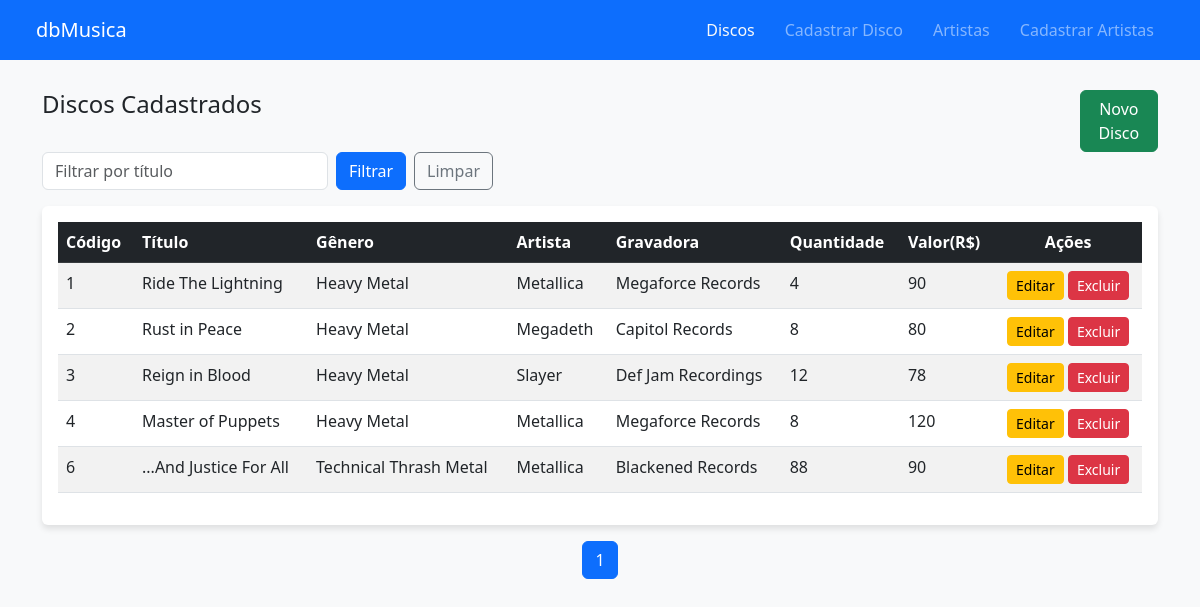
The page / on the database its author committed.
### tables this page shows
CREATE TABLE IF NOT EXISTS `tbdisco` (
  `CodDisco` int NOT NULL AUTO_INCREMENT,
  `Titulo` varchar(100) DEFAULT NULL,
  `Genero` varchar(30) DEFAULT NULL,
  `CodArt` int NOT NULL,
  `Gravadora` varchar(50) DEFAULT NULL,
  `Quantidade` int DEFAULT NULL,
  `Valor` float DEFAULT NULL,
  `IsDeleted` tinyint(1) DEFAULT NULL,
  PRIMARY KEY (`CodDisco`,`CodArt`)
);

CREATE TABLE IF NOT EXISTS `tbartista` (
  `CodArt` int NOT NULL AUTO_INCREMENT,
  `Nome` varchar(100) DEFAULT NULL,
  `IsDeleted` tinyint(1) DEFAULT NULL,
  PRIMARY KEY (`CodArt`)
);

### index.php (the view, shortened to what this page needs)
<?php
    $servidor = "localhost";
    $usuario = "root";
    $senha = "";
    $conexao = mysqli_connect($servidor, $usuario, $senha, 'dbmusica');
    $registrosPorPagina = 10;
    $paginaAtual = isset($_GET['pagina'])? (int)$_GET['pagina'] : 1;
    $offset = ($paginaAtual - 1) * $registrosPorPagina;
    $sqlTotal = "SELECT COUNT(*) as Total FROM tbdisco WHERE IsDeleted = 0";
    $resultadoTotal = mysqli_query($conexao, $sqlTotal);
    $totalRegistros = mysqli_fetch_assoc($resultadoTotal)['Total'];
    $totalPaginas = ceil($totalRegistros / $registrosPorPagina);
?>
<!DOCTYPE html>
<html lang="pt-br">
<head>
    <link href="https://cdn.jsdelivr.net/npm/bootstrap@5.3.0/dist/css/bootstrap.min.css" rel="stylesheet">
    <link rel="stylesheet" href="https://cdn.jsdelivr.net/npm/bootstrap-icons@1.11.3/font/bootstrap-icons.min.css">
</head>
<body>
    <nav class = "navbar navbar-expand-lg navbar-dark bg-primary px-3">
            <span class = "navbar-brand mb-0 h1" style = "margin-left:20px"> dbMusica</span>
            <div class="ms-auto d-flex">
                <a class = "nav-link text-light active" href="#">Discos</a>
                <a class = "nav-link text-white-50" href="cad-disco.php">Cadastrar Disco</a>
                <a class = "nav-link text-white-50" href="artistas.php">Artistas</a>
                <a class = "nav-link text-white-50" href="cad-artista.php">Cadastrar Artistas</a>
            </div>
    </nav>
    <div class="container main-container">
        <div class = "row g-3">
            <div class = "col-md-11">
                <h4>Discos Cadastrados</h4>
            </div>
            <div class = "col-md-1">
                <a href="cad-disco.php" class="btn btn-success w-100">Novo Disco</a>
            </div>
        </div>
        <form method="GET" class="row">
                <div class="col-md-5 d-flex gap-2">
                    <input type="text"
                        name="busca"
                        class="form-control"
                        placeholder="Filtrar por título"
                        value="<?php echo isset($_GET['busca']) ? $_GET['busca'] : '' ?>">
                    <button class="btn btn-primary">Filtrar</button>
                    <a href="index.php" class="btn btn-outline-secondary">Limpar</a>
                </div>
        </form>
<?php
        $comando = "SELECT
                    d.CodDisco,
                    d.Titulo,
                    d.Genero,
                    a.Nome,
                    d.Gravadora,
                    d.Quantidade,
                    d.Valor,
                    d.CodArt
                FROM tbdisco d
                LEFT JOIN tbartista a
                    ON d.CodArt = a.CodArt
                WHERE
                    d.IsDeleted = 0";
        $comando .= " GROUP BY d.CodDisco LIMIT $registrosPorPagina OFFSET $offset";
        $resultado = mysqli_query($conexao, $comando);
    if($resultado == false)
    {
        echo "<h4>Erro: ".mysqli_error($conexao)."</h4>";
    }
    else
    {
        if(mysqli_num_rows($resultado) < 1)
        {
            echo "<p>Não Existem Discos no Banco de Dados</p>";
        }
        else
        {
            echo"
            <div class='card p-3 mt-3'>
                <div class='table-responsive'>
                    <table class='table table-striped alight-middle'>
                        <thead class='table-dark'>
                            <tr>
                                <th>Código</th>
                                <th>Título</th>
                                <th>Gênero</th>
                                <th>Artista</th>
                                <th>Gravadora</th>
                                <th>Quantidade</th>
                                <th>Valor(R$)</th>
                                <th class='text-center'>Ações</th>
                            </tr>
                        </thead>
                        <tbody id='taskTableBody'>";
                        while($linha = mysqli_fetch_row($resultado))
                        {
                            echo "
                            <tr>
                                <td>$linha[0]</td>
                                <td>$linha[1]</td>
                                <td>$linha[2]</td>
                                <td>$linha[3]</td>
                                <td>$linha[4]</td>
                                <td>$linha[5]</td>
                                <td>$linha[6]</td>
                                <td class='text-center'>
                                            <button
                                                class='btn btn-warning btn-sm btnEditar'
                                                data-id='$linha[0]'
                                                data-titulo='" . htmlspecialchars($linha[1], ENT_QUOTES) . "'
                                                data-genero='" . htmlspecialchars($linha[2], ENT_QUOTES) . "'
                                                data-gravadora='" . htmlspecialchars($linha[4], ENT_QUOTES) . "'
                                                data-quantidade='$linha[5]'
                                                data-valor='$linha[6]'
                                                data-artistacod='$linha[7]'
                                                data-bs-toggle='modal'
                                                data-bs-target='#editModal'>
                                                Editar
                                            </button>
                                            <button
                                                class='btn btn-danger btn-sm btnExcluir'
                                                data-id='$linha[0]'
                                                data-nome='" . htmlspecialchars($linha[1], ENT_QUOTES) . "'
                                                data-bs-toggle='modal'
                                                data-bs-target='#deleteModal'>
                                                Excluir
                                            </button>
                                        </div>
                                </td>
                            </tr>";
                        }
        }
    }
    echo "<nav class='mt-3'>";
    echo "<ul class='pagination justify-content-center'>";
    for($i = 1; $i <= $totalPaginas; $i++)
    {
        $active =
            ($i == $paginaAtual)
            ? "active"
            : "";
        echo "
        <li class='page-item $active'>
            <a class='page-link'
            href='?pagina=$i'>
            $i
            </a>
        </li>";
    }
    echo "</ul>
        </nav>
    </div>";
?>
</body>
</html>

### index.php (style rules this page uses)
body { background-color: #f8f9fa; }
.main-container { margin-top: 30px; max-width: 95%; }
.card { border: none; border-radius: 6px; box-shadow: 0 4px 6px rgba(0,0,0,0.1); }
.navbar { height: 60px; }
.nav-link { margin-right: 30px; }
.btn-sm { padding: 3px 8px; }

### rows shown on the page
tbdisco: CodDisco "1", Titulo "Ride The Lightning", Genero "Heavy Metal", tbartista.Nome "Metallica", Gravadora "Megaforce Records", Quantidade "4", Valor "90"
tbdisco: CodDisco "2", Titulo "Rust in Peace", Genero "Heavy Metal", tbartista.Nome "Megadeth", Gravadora "Capitol Records", Quantidade "8", Valor "80"
tbdisco: CodDisco "3", Titulo "Reign in Blood", Genero "Heavy Metal", tbartista.Nome "Slayer", Gravadora "Def Jam Recordings", Quantidade "12", Valor "78"
tbdisco: CodDisco "4", Titulo "Master of Puppets", Genero "Heavy Metal", tbartista.Nome "Metallica", Gravadora "Megaforce Records", Quantidade "8", Valor "120"
tbdisco: CodDisco "6", Titulo "...And Justice For All", Genero "Technical Thrash Metal", tbartista.Nome "Metallica", Gravadora "Blackened Records", Quantidade "88", Valor "90"
